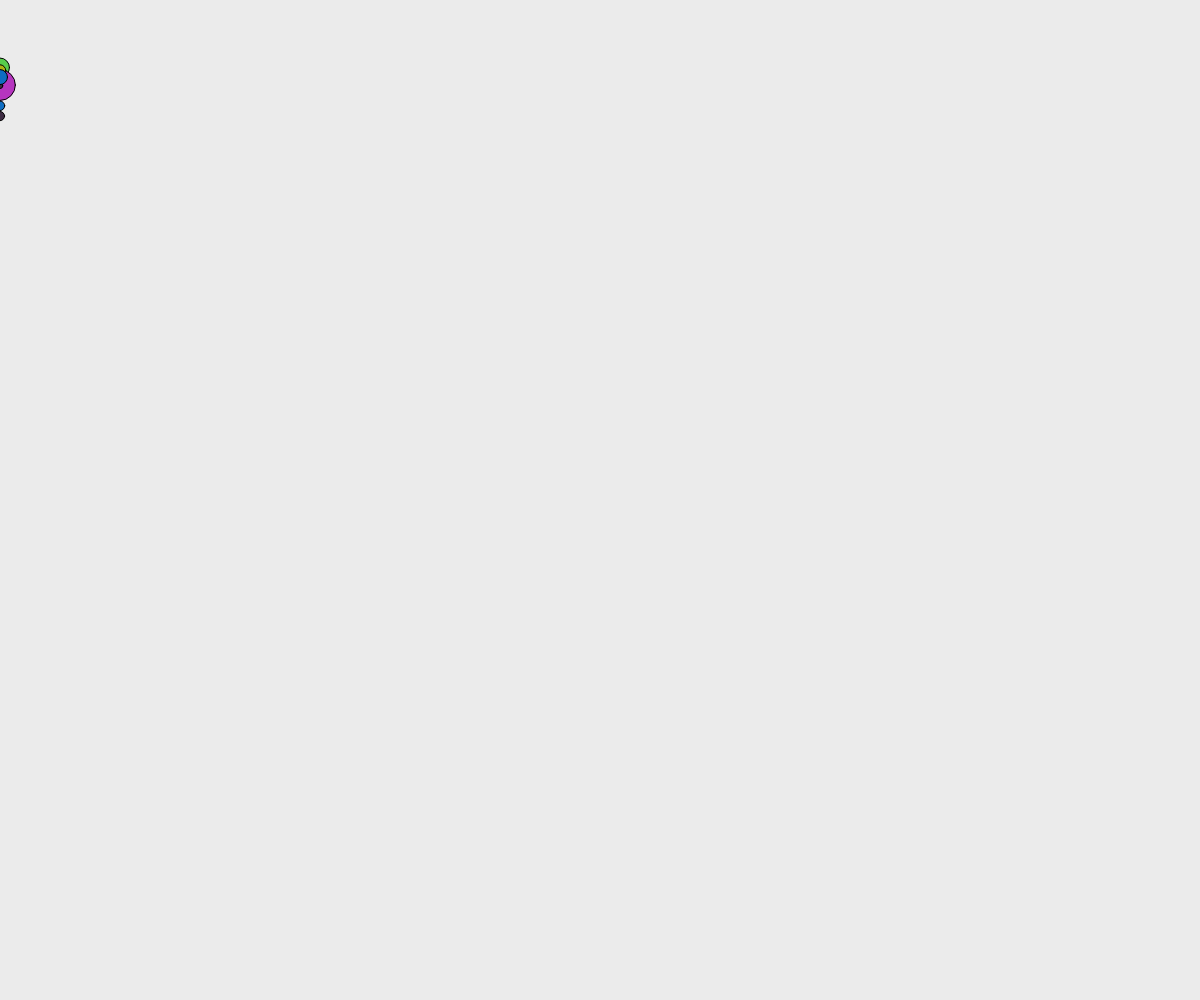
Frame 1 (no input)
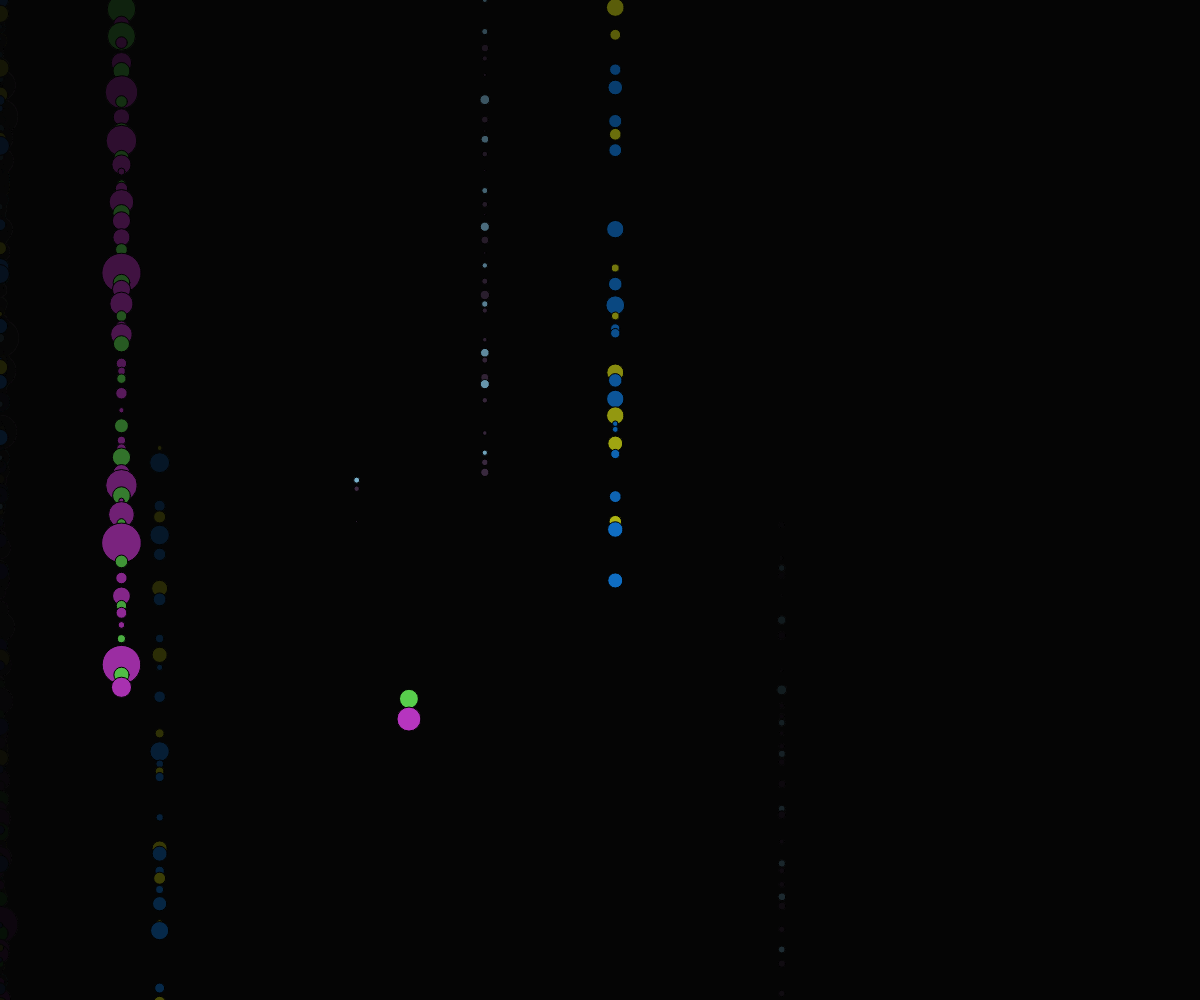
Frame 60 (no input)
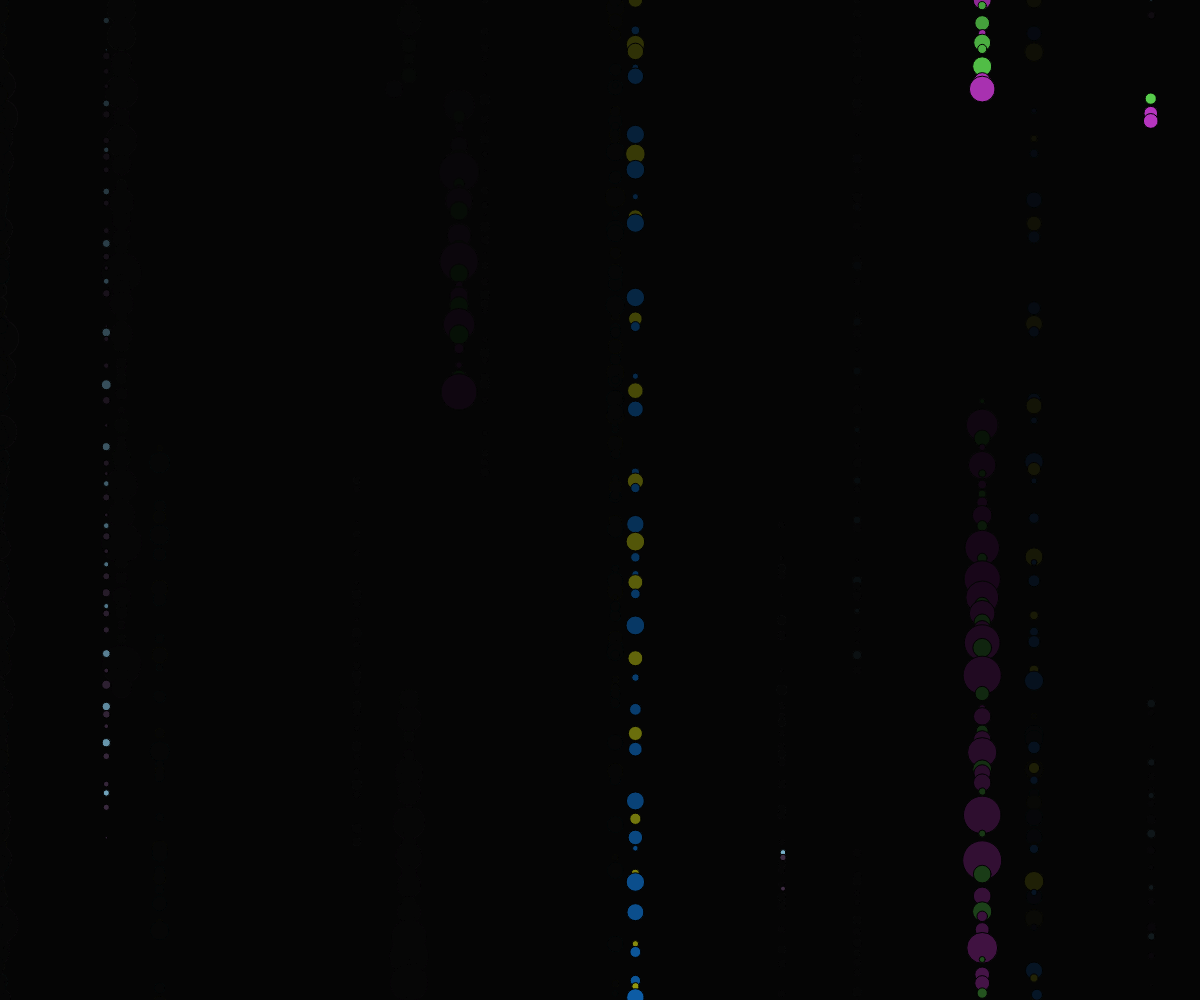
Frame 120 (the mouse pressed at the canvas centre since frame 60)

The p5.js sketch that drew these frames (run headless with seeded random() and noise() and a simulated clock; from frame 60 on, the mouse is pressed at the canvas centre):

// p5.js sketch
// ── sketch.js
var mouseX=0;
var mouseY=0;

let posX=0;
let posY=0;
let threshold = 10;
let color1Aa = 255;
let color1Ab = 255;
let color1Ac = 255;
let color1Ba = 255;
let color1Bb = 255;
let color1Bc = 255;

let posX2=0;
let posY2=0;
let threshold2 = 8;
let color2Aa = 255;
let color2Ab = 255;
let color2Ac = 255;
let color2Ba = 255;
let color2Bb = 255;
let color2Bc = 255;

let posX3=0;
let posY3=0;
let threshold3 = 20;
let color3Aa = 255;
let color3Ab = 255;
let color3Ac = 255;
let color3Ba = 255;
let color3Bb = 255;
let color3Bc = 255;

function setup() {
  createCanvas(windowWidth, windowHeight);

  color1Aa = random(0,255);
  color1Ab = random(0,255);
  color1Ac = random(0,255);
  color1Ba = random(0,255);
  color1Bb = random(0,255);
  color1Bc = random(0,255);

  color2Aa = random(0,255);
  color2Ab = random(0,255);
  color2Ac = random(0,255);
  color2Ba = random(0,255);
  color2Bb = random(0,255);
  color2Bc = random(0,255);

  color3Aa = random(0,255);
  color3Ab = random(0,255);
  color3Ac = random(0,255);
  color3Ba = random(0,255);
  color3Bb = random(0,255);
  color3Bc = random(0,255);

  
}

function draw() {

  
  background(0,20);

  // ---- LAYER NR1 -------------------------------------------

  posY=posY+random(5,20); //Tempo Runter

  if (posY>width){
    posY=0-50;
  }
  if (posY<threshold){
    fill(color1Aa,color1Ab,color1Ac);
  }
  else{
    fill(color1Ba,color1Bb,color1Bc);
  }
  if(frameCount%30== 0){
    posX=random(0,windowWidth);
  }
  
  ellipse(posX, height/20+posY, random(5,20));

  // ---- LAYER NR1 B -------------------------------------------

  posY=posY+random(3,20); //Tempo Runter

  if (posY>width){
    posY=0-50;
  }
  if (posY<threshold){
    fill(color1Ba,color1Bb,color1Bc);
  }
  else{
    fill(color1Aa,color1Ab,color1Ac);
  }
  if(frameCount%80== 0){
    posX=random(0,windowWidth);
  }
  
  ellipse(posX, height/20+posY, random(5,20));

  // ---- LAYER NR1 C -------------------------------------------

  posY=posY+random(1,18); //Tempo Runter

  if (posY>width){
    posY=0-50;
  }
  if (posY<threshold){
    fill(color1Ba,color1Bb,color1Bc);
  }
  else{
    fill(color1Aa,color1Ab,color1Ac);
  }
  if(frameCount%80== 0){
    posX=random(0,windowWidth);
  }
  
  ellipse(posX, height/20+posY, random(5,40));

  // ---- LAYER NR2 A -------------------------------------------

  posY2=posY2+random(4,25); //Tempo Runter

  if (posY2>width){
    posY2=0-50;
  }
  if (posY2<threshold2){
    fill(color2Aa,color2Ab,color2Ac);
  }
  else{
    fill(color2Ba,color2Bb,color2Bc);
  }
  if(frameCount%60== 0){
    posX2=random(0,windowWidth);
  }
  
  ellipse(posX2, height/20+posY2, random(5,10));

  // ---- LAYER NR2 B -------------------------------------------

  posY2=posY2+random(5,20); //Tempo Runter

  if (posY2>width){
    posY2=0-50;
  }
  if (posY2<threshold2){
    fill(color2Ba,color2Bb,color2Bc);
  }
  else{
    fill(color2Aa,color2Ab,color2Ac);
  }
  if(frameCount%34== 0){
    posX2=random(0,windowWidth);
  }
  
  ellipse(posX2, height/20+posY2, random(5,8));

  // ---- LAYER NR2 C -------------------------------------------

  posY2=posY2+random(10,35); //Tempo Runter

  if (posY2>width){
    posY2=0-50;
  }
  if (posY2<threshold2){
    fill(color2Ba,color2Bb,color2Bc);
  }
  else{
    fill(color2Aa,color2Ab,color2Ac);
  }
  if(frameCount%45== 0){
    posX2=random(0,windowWidth);
  }
  
  ellipse(posX2, height/20+posY2, random(2,10));

  // ---- LAYER NR3 A -------------------------------------------

  posY3=posY3+random(5,40); //Tempo runter

  if (posY3>width){
    posY3=0-50;
  }
  if (posY3<threshold3){
    fill(color3Aa,color3Ab,color3Ac);
  }
  else{
    fill(color3Ba,color3Bb,color3Bc);
  }
  if(frameCount%40== 0){
    posX3=random(0,windowWidth);
  }
  
  ellipse(posX3, height/20+posY3, random(5,20));



  // ---- LAYER NR3 B -------------------------------------------

  posY3=posY3+random(5,20); //Tempo runter

  if (posY3>width){
    posY3=0-50;
  }
  if (posY3<threshold3){
    fill(color3Ba,color3Bb,color3Bc);
  }
  else{
    fill(color3Aa,color3Ab,color3Ac);
  }
  if(frameCount%50== 0){
    posX3=random(0,windowWidth);
  }
  
  ellipse(posX3, height/20+posY3, random(5,20));

  // ---- LAYER NR3 C -------------------------------------------

  posY3=posY3+random(1,80); //Tempo runter

  if (posY3>width){
    posY3=0-50;
  }
  if (posY3<threshold3){
    fill(color3Ba,color3Bb,color3Bc);
  }
  else{
    fill(color3Aa,color3Ab,color3Ac);
  }
  if(frameCount%50== 0){
    posX3=random(0,windowWidth);
  }
  
  ellipse(posX3, height/20+posY3, random(5,20));

  // -----------------------------------------------------------

  //create a rectangle that blocks that stops the elipse moving down and sends it to the top again like an ubrella in the Rain
  //mouseX=winMouseX;
  //mouseY=winMouseY;
  //fill(150,75,0);
  //rect(mouseX, mouseY, width/6, 20);

}
